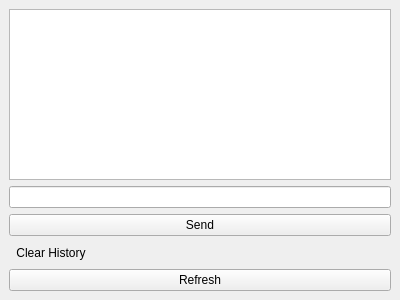
<?xml version="1.0" encoding="UTF-8"?>
<ui version="4.0">
 <class>ChatWindow</class>
 <widget class="QMainWindow" name="ChatWindow">
  <property name="geometry">
   <rect>
    <x>0</x>
    <y>0</y>
    <width>400</width>
    <height>300</height>
   </rect>
  </property>
  <property name="windowTitle">
   <string>ChatWindow</string>
  </property>
  <widget class="QWidget" name="centralWidget">
   <layout class="QVBoxLayout" name="verticalLayout">
    <item>
     <widget class="QTextEdit" name="chatDisplay"/>
    </item>
    <item>
     <widget class="QLineEdit" name="messageInput"/>
    </item>
    <item>
     <widget class="QPushButton" name="sendButton">
      <property name="text">
       <string>Send</string>
      </property>
     </widget>
    </item>
    <item>
     <widget class="QToolButton" name="clearButton">
      <property name="text">
       <string>Clear History</string>
      </property>
      <property name="icon">
       <iconset>
        <normaloff>clear.png</normaloff>clear.png</iconset>
      </property>
      <property name="autoRaise">
       <bool>true</bool>
      </property>
     </widget>
    </item>
    <item>
     <widget class="QPushButton" name="refreshButton">
      <property name="text">
       <string>Refresh</string>
      </property>
     </widget>
    </item>
   </layout>
  </widget>
 </widget>
 <resources/>
 <connections/>
</ui>
